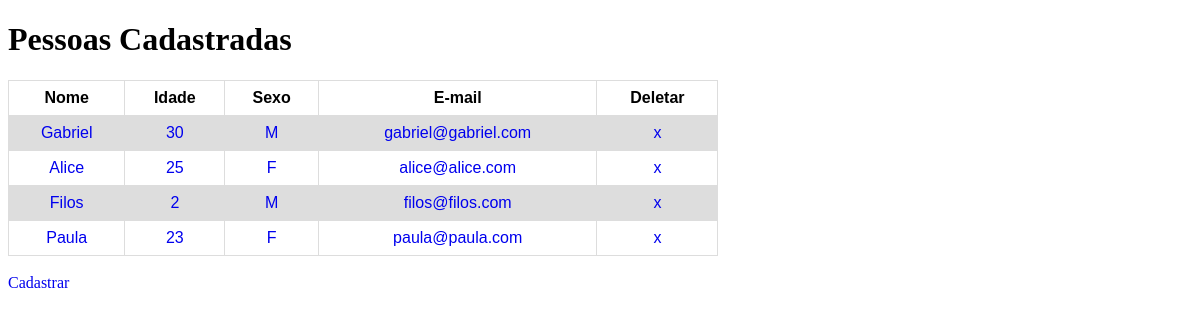
The app's page /, older data.
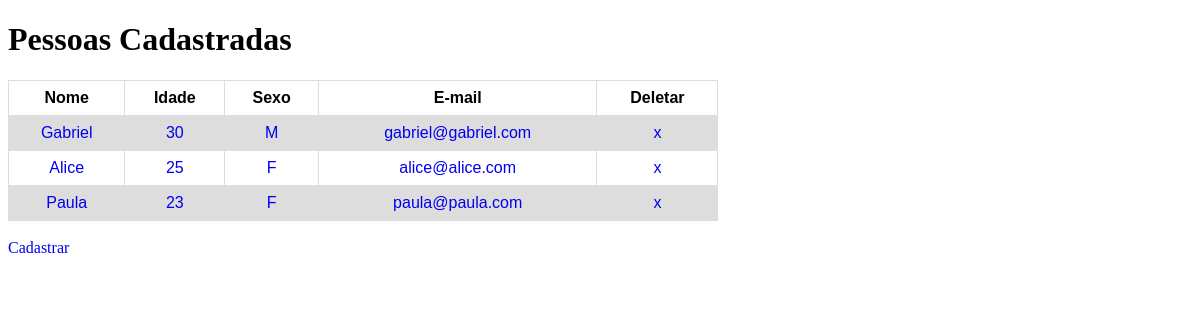
The same page, newer data.
### cadastro/models.py (models this page shows)
class Pessoa(models.Model):
    nome = models.CharField(max_length=200)
    sexo = models.CharField(choices=SEXO_CHOICES, max_length=1)
    email = models.EmailField()
    idade = models.IntegerField()
    def __str__(self):
        return self.nome

### cadastro/views.py (the view)
# urls.py: path('', views.index, name='index'),
def index(request):
    pessoas = Pessoa.objects.all()
    dados = {
        'pessoas': pessoas,
    }
    return render(request, 'index.html', dados)

### cadastro/templates/index.html (shortened to what this page needs)
<!DOCTYPE html>
<html>
<head>
</head>
<body>
<h1>Pessoas Cadastradas</h1>
<table>
    <tr>
        <th>Nome</th>
        <th>Idade</th>
        <th>Sexo</th>
        <th>E-mail</th>
        <th>Deletar</th>
    </tr>
    {% for pessoa in pessoas %}
    <tr>
        <td><a href="{% url 'pessoa_update' pessoa.id %}">{{ pessoa }}</a></td>
        <td><a href="{% url 'pessoa_update' pessoa.id %}">{{ pessoa.idade }}</a></td>
        <td><a href="{% url 'pessoa_update' pessoa.id %}">{{ pessoa.sexo }}</a></td>
        <td><a href="{% url 'pessoa_update' pessoa.id %}">{{ pessoa.email }}</a></td>
        <td><a href="{% url 'pessoa_delete' pessoa.id %}"> x </a></td>
    </tr>
    {% endfor %}
</table>
<br>
<a href="{% url 'pessoa_nova' %}">Cadastrar</a>
</body>
</html>

Row changes from the older to the newer data that the page shows:
removed Pessoa: nome "Filos", idade "2", sexo "M", email "filos@filos.com"
